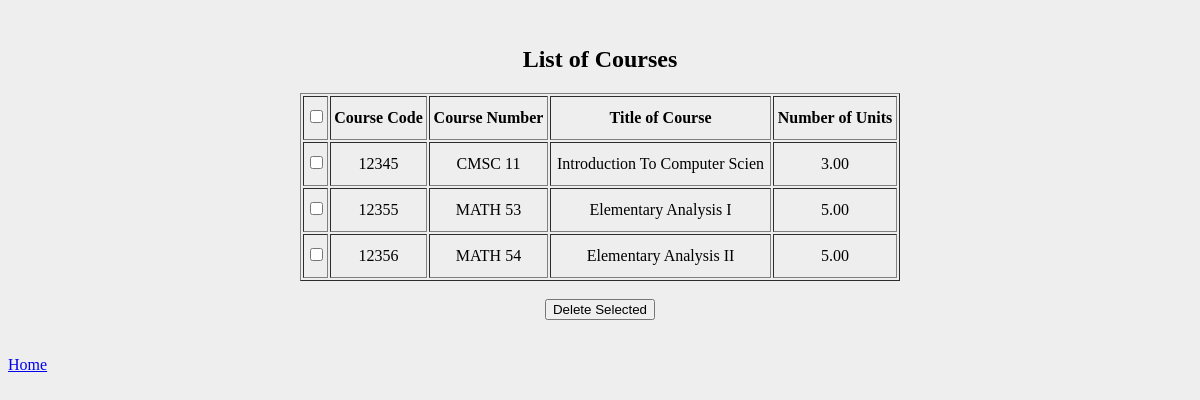
The app's page /viewcourse.php with its own data.
### tables this page shows
CREATE TABLE `course` (
  `COURSE_CODE` int(5) NOT NULL,
  `COURSE_NUM` varchar(10) NOT NULL,
  `COURSE_TITLE` varchar(30) NOT NULL,
  `COURSE_UNITS` decimal(3,2) NOT NULL
);

### dbdelcourse.php (called while the page is built, shortened)
<?php
  include ('connection.php');
  $query = mysqli_query($con, "SELECT * FROM course");
?>

### viewcourse.php (the view, shortened to what this page needs)
<?php
include ('dbdelcourse.php');
?>
<!DOCTYPE html>
<html>
<head>
  <link rel = "stylesheet" type = "text/css" href = "style.css">
</head>
<body>
  <div align="center">
    <br />
    <h2>List of Courses</h2>
    <table class="table table-striped" border="1px" style="width:600px; line-height:40px;">
      <thead>
        <tr>
          <th><input type="checkbox" id="checkAll"></th>
          <th>Course Code</th>
          <th>Course Number</th>
          <th>Title of Course</th>
          <th>Number of Units</th>
        </tr>
      </thead>
      <tbody align="center">
        <?php
          while ($row = mysqli_fetch_array($query)) {?>
            <tr>
              <td><input class="checkbox" type="checkbox" name="id[]" id="<?php echo $row['COURSE_CODE']?>"></td>
              <td><?php echo $row['COURSE_CODE'] ?></td>
              <td><?php echo strtoupper($row['COURSE_NUM']) ?></td>
              <td><?php echo ucwords($row['COURSE_TITLE']) ?></td>
              <td><?php echo $row['COURSE_UNITS'] ?></td>
            </tr>
          <?php } ?>
      </tbody>
    </table>
    <br/>
    <button type="button" class="btn btn-danger" id="delete">Delete Selected</button>
  </div>
  <br/><br/><a href="home.php">Home</a>
</body>
</html>

### style.css (style rules this page uses)
body { background: #eee; }

### records on screen
course: COURSE_CODE "12345", COURSE_NUM "CMSC 11", COURSE_TITLE "Introduction To Computer Scien", COURSE_UNITS "3.00"
course: COURSE_CODE "12355", COURSE_NUM "MATH 53", COURSE_TITLE "Elementary Analysis I", COURSE_UNITS "5.00"
course: COURSE_CODE "12356", COURSE_NUM "MATH 54", COURSE_TITLE "Elementary Analysis II", COURSE_UNITS "5.00"
